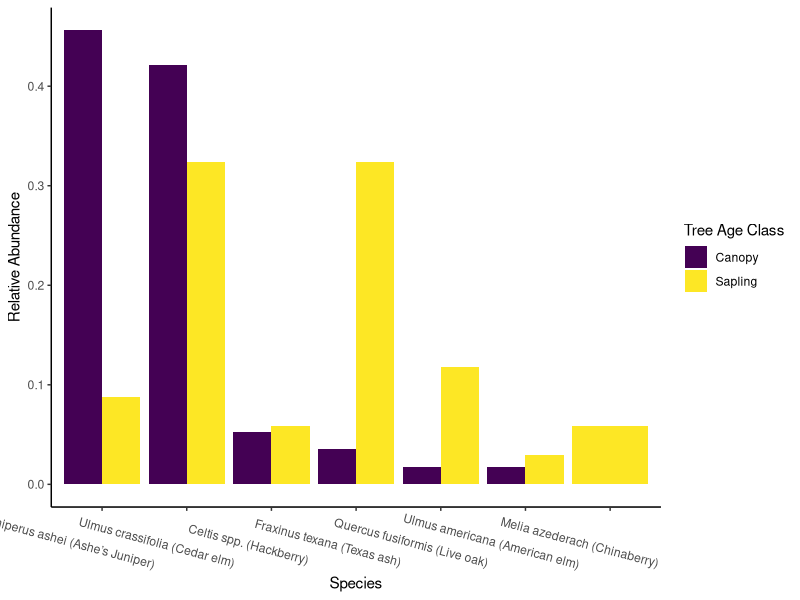

This figure's R source:
## ---- chunk 1
min_r_version = "4.0"
min_rstudio_version = "1.4.1717-3"
## ---- chunk 2
# This invisible block is a workaround for Travis CI not having the tidyverse meta-package; 
library(ggplot2)
library(dplyr)
library(readr)
library(tibble)
library(forcats)
library(cowplot)

succession_data = read_csv("example_data/succession_long_F19.csv")
# Capture View()
real_view = View
View = function(x,...){
  # Scrollable table output
  # knitr::kable(head(x))
  x |> head(n = 10) |> 
  kableExtra::kbl() |> 
  kableExtra::kable_paper() |> 
  kableExtra::scroll_box(width = "100%")
} 
## ---- chunk 3
View(succession_data)
## ---- chunk 4
# Invisible to students: create results
data_Q = succession_data |> 
  filter(Habitat == "Q")
rel_ab_Q = data_Q |> group_by(Tree_type, Species) |> 
  count(name = 'count') |> 
  group_by(Tree_type) |> 
  mutate(relative_abundance = count / sum(count)) |> 
  arrange(Tree_type, desc(relative_abundance)) |> 
  mutate(Species = fct_inorder(Species))
rel_ab_Q |> 
ggplot(aes(x = Species, y = relative_abundance, fill = Tree_type)) + 
  geom_col(position = "dodge") + 
  theme_classic() +  # Remove gridlines
  scale_fill_viridis_d("Tree Age Class") + # changes the colors of the bars;
  xlab("Species") + # 
  ylab("Relative Abundance")+ 
  theme(axis.text.x = element_text(angle = -15, hjust = .7, vjust = 0))
